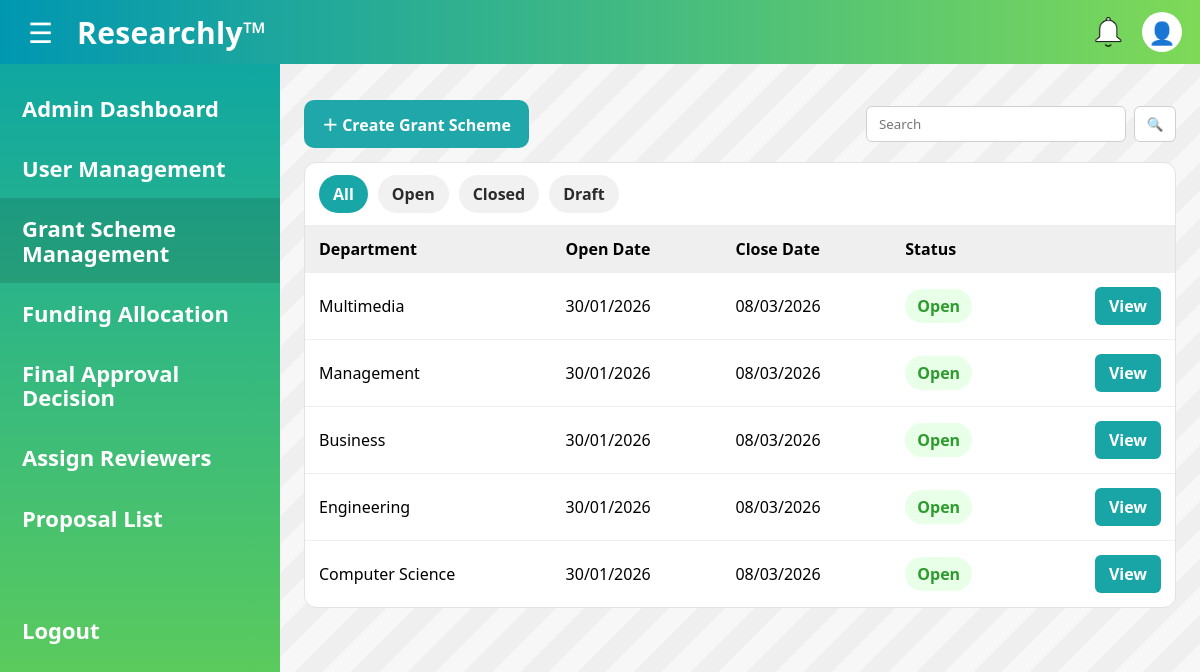
The app's page /admin/grants (signed in) with its own data.
### main.py (models this page shows)
class GrantScheme(db.Model):
    scheme_id = db.Column(db.String(36), primary_key=True, default=lambda: str(uuid.uuid4()))
    admin_id = db.Column(
        db.String(36),
        db.ForeignKey('admin.admin_id'),
    )
    department_id = db.Column(
        db.String(36),
        db.ForeignKey('department.department_id'),
    )
    description = db.Column(db.String(500), nullable=False)
    eligibiliity = db.Column(db.String(500), nullable=False)
    open_date = db.Column(db.Date, nullable=False)
    close_date = db.Column(db.Date, nullable=False)
    max_budget = db.Column(db.Integer, nullable=False)
    project_duration_limit = db.Column(db.Integer, nullable=False)
    required_documents = db.Column(db.String(500), nullable=False)
    reporting_requirements = db.Column(db.String(500), nullable=False)
    scheme_status = db.Column(db.String(20), nullable=False)
    created_at = db.Column(db.DateTime, default=lambda:datetime.now(timezone.utc), nullable=False)
    updated_at = db.Column(db.DateTime, default=lambda:datetime.now(timezone.utc), onupdate=lambda:datetime.now(timezone.utc), nullable=False)

class Department(db.Model):
    department_id = db.Column(db.String(36), primary_key=True, default=lambda: str(uuid.uuid4()))
    hod_id = db.Column(
        db.String(36),
        db.ForeignKey('hod.hod_id')
    )
    department_name = db.Column(db.String(50), nullable=False)
    department_description = db.Column(db.String(500), nullable=False)

### main.py (the view)
@app.route("/admin/grants")
@login_required
@admin_required
def admin_grants():
    q = (request.args.get("q") or "").strip()
    status = (request.args.get("status") or "ALL").upper()
    prof = get_profile(current_user.id)
    query = db.session.query(GrantScheme, Department)\
        .outerjoin(Department, GrantScheme.department_id == Department.department_id)
    if q:
        like = f"%{q}%"
        query = query.filter(
            (Department.department_name.ilike(like)) |
            (GrantScheme.description.ilike(like))
        )
    from datetime import date
    today = date.today()
    expired = GrantScheme.query.filter(
        db.func.upper(GrantScheme.scheme_status) == "OPEN",
        GrantScheme.close_date < today
    ).all()
    if expired:
        for s in expired:
            s.scheme_status = "CLOSED"
        db.session.commit()
    rows = query.order_by(GrantScheme.created_at.desc()).all()
    today = date.today()
    changed = False
    for scheme, _dept in rows:
        if (scheme.scheme_status or "").upper() == "OPEN" and scheme.close_date and today > scheme.close_date:
            scheme.scheme_status = "CLOSED"
            changed = True
    if changed:
        db.session.commit()
    if status != "ALL":
        rows = [(s, d) for (s, d) in rows if (s.scheme_status or "").upper() == status]
    return render_template(
        "admin_grant_scheme_management.html",
        rows=rows,
        q=q,
        status=status,
        prof=prof
    )

### main.py (called while the page is built)
@login_manager.user_loader
def load_user(user_id):
    return User.query.get(user_id)

def get_profile(user_id: str):
    return UserProfile.query.filter_by(user_id=user_id).first()

def is_admin_user(user: User) -> bool:
    prof = get_profile(user.id)
    return bool(prof and prof.account_status == "ACTIVE" and prof.role == "ADMIN")

def admin_required(fn):
    @wraps(fn)
    def wrapper(*args, **kwargs):
        if not current_user.is_authenticated:
            return login_manager.unauthorized()
        if not is_admin_user(current_user):
            abort(403)
        return fn(*args, **kwargs)
    return wrapper

@app.context_processor
def inject_profile():
    if current_user.is_authenticated:
        return {"prof": get_profile(current_user.id)}
    return {"prof": None}

### templates/admin_grant_scheme_management.html (shortened to what this page needs)
<!DOCTYPE html>
<html lang="en">
<head>
  <link rel="stylesheet" href="{{ url_for('static', filename='css/admin_grant_scheme_management.css') }}">
  <link rel="stylesheet" href="{{ url_for('static', filename='css/colors.css') }}">
</head>
<body>
  <header class="topbar">
    <div class="left">
      <button class="hamburger" type="button" aria-label="Menu">&#9776;</button>
      <div class="brand">Researchly™</div>
    </div>
    <div class="icons">
      <span class="icon bell" title="Notifications"></span>
      <a href="{{ url_for('view_profile') }}" class="icon user" title="Profile">
        {% if prof and prof.profile_picture %}
          <img class="top-avatar"
               src="{{ url_for('static', filename='uploads/' ~ prof.profile_picture) }}"
               alt="Profile">
        {% else %}
          <span class="fallback-user">👤</span>
        {% endif %}
      </a>
    </div>
  </header>
  <main class="layout">
    <aside class="sidebar">
      <a class="side-link" href="{{ url_for('admin_dashboard') }}">Admin Dashboard</a>
      <a class="side-link" href="{{ url_for('admin_users', status='PENDING') }}">User Management</a>
      <a class="side-link active" href="{{ url_for('admin_grants', status='ALL', q=q) }}">Grant Scheme<br/>Management</a>
      <a class="side-link" href="{{ url_for('admin_funding_list', dept='ALL') }}">Funding Allocation</a>
      <a class="side-link" href="{{ url_for('admin_final_approval_list', dept='ALL') }}">Final Approval<br/>Decision</a>
      <a class="side-link" href="{{ url_for('admin_assign_reviewers', dept='ALL') }}">Assign Reviewers</a>
      <a class="side-link" href="#">Proposal List</a>
      <div class="side-spacer"></div>
      <a class="side-link logout" href="{{ url_for('logout') }}">Logout</a>
    </aside>
    <section class="content">
      <div class="toolbar">
        <a class="btn-create" href="{{ url_for('admin_grant_create') }}">＋ Create Grant Scheme</a>
        <form class="search" method="GET" action="{{ url_for('admin_grants') }}">
          <input type="text" name="q" value="{{ q }}" placeholder="Search">
          <button type="submit">🔍</button>
        </form>
      </div>
      <div class="card">
        <div class="tabs">
          <a class="tab {{ 'active' if status=='ALL' else '' }}" href="{{ url_for('admin_grants', status='ALL', q=q) }}">All</a>
          <a class="tab {{ 'active' if status=='OPEN' else '' }}" href="{{ url_for('admin_grants', status='OPEN', q=q) }}">Open</a>
          <a class="tab {{ 'active' if status=='CLOSED' else '' }}" href="{{ url_for('admin_grants', status='CLOSED', q=q) }}">Closed</a>
          <a class="tab {{ 'active' if status=='DRAFT' else '' }}" href="{{ url_for('admin_grants', status='DRAFT', q=q) }}">Draft</a>
        </div>
        <table class="table">
          <thead>
            <tr>
              <th>Department</th>
              <th>Open Date</th>
              <th>Close Date</th>
              <th>Status</th>
              <th></th>
            </tr>
          </thead>
          <tbody>
          {% for scheme, dept in rows %}
            <tr>
              <td>{{ dept.department_name if dept else '(No department linked)' }}</td>
              <td>{{ scheme.open_date.strftime('%d/%m/%Y') }}</td>
              <td>{{ scheme.close_date.strftime('%d/%m/%Y') }}</td>
              <td>
                <span class="badge {{ scheme.scheme_status|lower }}">{{ scheme.scheme_status|capitalize }}</span>
              </td>
              <td class="actions">
                <a class="btn-view" href="{{ url_for('admin_grant_view', scheme_id=scheme.scheme_id) }}">View</a>
              </td>
            </tr>
          {% else %}
            <tr><td colspan="5" class="empty">No schemes found.</td></tr>
          {% endfor %}
          </tbody>
        </table>
      </div>
    </section>
  </main>
</body>
</html>

### static/css/admin_grant_scheme_management.css (style rules this page uses)
* { box-sizing: border-box; font-family: "Segoe UI", Arial, sans-serif; }
body { margin: 0; min-height: 100vh; background: #f7f7f7; }
.topbar { height: 64px; padding: 0 18px; display: flex; align-items: center; justify-content: space-between; background: linear-gradient(90deg, var(--accent-2), var(--accent-1)); color: #fff; }
.topbar .left { display: flex; align-items: center; gap: 14px; }
.hamburger { border: none; background: transparent; color: #fff; font-size: 28px; cursor: pointer; padding: 6px 10px; border-radius: 10px; }
.brand { font-size: 30px; font-weight: 800; letter-spacing: 0.3px; }
.icons { display: flex; gap: 14px; align-items: center; }
.icon { width: 40px; height: 40px; display: inline-block; position: relative; }
.icon.bell { background-image: url('../img/white_bell.png'); background-size: contain; background-repeat: no-repeat; background-position: center; }
.icon.user { width: 40px; height: 40px; border-radius: 50%; overflow: hidden; display: inline-flex; align-items: center; justify-content: center; background: #fff; text-decoration: none; flex: 0 0 40px; }
.icon.user .fallback-user { font-size: 22px; line-height: 1; }
.layout { display: grid; grid-template-columns: 280px 1fr; min-height: calc(100vh - 64px); }
.sidebar { background: linear-gradient(180deg, #0fa7a1, #6bd24f); padding: 14px 0; color: #fff; }
.side-link { display: block; padding: 18px 22px; color: #fff; text-decoration: none; font-weight: 700; font-size: 22px; line-height: 1.1; }
.side-link.active { background: rgba(0,0,0,0.12); }
.side-spacer { height: 40px; }
.side-link.logout { margin-top: 12px; }
.content { padding: 26px 24px 40px; background: repeating-linear-gradient( 135deg, rgba(0,0,0,0.03) 0, rgba(0,0,0,0.03) 20px, rgba(255,255,255,0) 20px, rgba(255,255,255,0) 40px ); }
.toolbar { display: flex; justify-content: space-between; align-items: center; gap: 14px; margin: 10px 0 14px; }
.btn-create { background: #20a7a9; color: #fff; text-decoration: none; font-weight: 800; padding: 12px 18px; border-radius: 10px; display: inline-flex; align-items: center; gap: 10px; }
.search { display: flex; gap: 8px; align-items: center; }
.search input { height: 36px; width: 260px; padding: 0 12px; border: 1px solid #cfcfcf; border-radius: 6px; background: #fff; }
.search button { height: 36px; width: 42px; border: 1px solid #cfcfcf; border-radius: 6px; background: #fff; cursor: pointer; }
.card { background: #fff; border-radius: 12px; border: 1px solid #e2e2e2; overflow: hidden; }
.tabs { display: flex; gap: 10px; padding: 12px 14px; border-bottom: 1px solid #ececec; }
.tab { padding: 8px 14px; border-radius: 999px; text-decoration: none; font-weight: 800; color: #2b2b2b; background: #f1f1f1; }
.tab.active { background: #18a6a6; color: #fff; }
.table { width: 100%; border-collapse: collapse; }
.table thead th { background: #efefef; text-align: left; padding: 12px 14px; font-weight: 800; }
.table tbody td { padding: 14px; border-top: 1px solid #eee; }
.actions { text-align: right; }
.btn-view { background: #19a5a5; color: #fff; text-decoration: none; font-weight: 800; padding: 8px 14px; border-radius: 6px; display: inline-block; }
.badge { padding: 6px 12px; border-radius: 999px; font-weight: 800; display: inline-block; }
.badge.open { background: #e8ffe8; color: #2d9b2d; }

### static/css/colors.css (style rules this page uses)
:root { --accent-1: #7ed957; --accent-2: #0097b2; --font-1: #28a5a8; }

### records on screen
GrantScheme: department_name "Multimedia", open_date "30/01/2026", close_date "08/03/2026", scheme_status "Open"
GrantScheme: department_name "Management", open_date "30/01/2026", close_date "08/03/2026", scheme_status "Open"
GrantScheme: department_name "Business", open_date "30/01/2026", close_date "08/03/2026", scheme_status "Open"
GrantScheme: department_name "Engineering", open_date "30/01/2026", close_date "08/03/2026", scheme_status "Open"
GrantScheme: department_name "Computer Science", open_date "30/01/2026", close_date "08/03/2026", scheme_status "Open"
